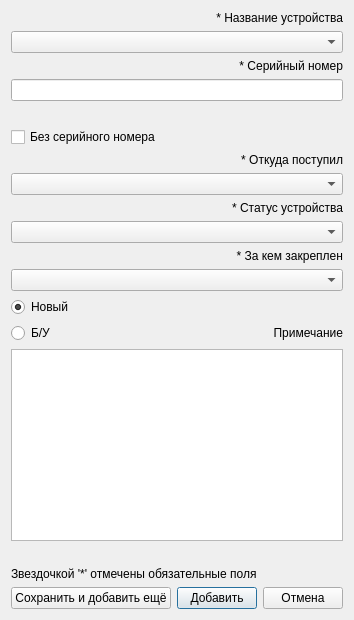
<?xml version="1.0" encoding="UTF-8"?>
<ui version="4.0">
 <class>addwirelescan</class>
 <widget class="QDialog" name="addwirelescan">
  <property name="windowModality">
   <enum>Qt::ApplicationModal</enum>
  </property>
  <property name="geometry">
   <rect>
    <x>0</x>
    <y>0</y>
    <width>338</width>
    <height>529</height>
   </rect>
  </property>
  <property name="windowTitle">
   <string>Dialog</string>
  </property>
  <layout class="QGridLayout" name="gridLayout">
   <property name="sizeConstraint">
    <enum>QLayout::SetFixedSize</enum>
   </property>
   <item row="9" column="0" colspan="3">
    <widget class="QComboBox" name="addWhereFrom"/>
   </item>
   <item row="1" column="0" colspan="3">
    <widget class="QComboBox" name="addNameDevice">
     <property name="editable">
      <bool>false</bool>
     </property>
    </widget>
   </item>
   <item row="12" column="0" colspan="3">
    <widget class="QLabel" name="labelReciever">
     <property name="text">
      <string>* За кем закреплен</string>
     </property>
     <property name="alignment">
      <set>Qt::AlignRight|Qt::AlignTrailing|Qt::AlignVCenter</set>
     </property>
    </widget>
   </item>
   <item row="17" column="0" colspan="3">
    <widget class="QLabel" name="leftSymbols">
     <property name="text">
      <string/>
     </property>
    </widget>
   </item>
   <item row="3" column="0" colspan="3">
    <widget class="QLabel" name="labelSerial">
     <property name="text">
      <string>* Серийный номер</string>
     </property>
     <property name="alignment">
      <set>Qt::AlignRight|Qt::AlignTrailing|Qt::AlignVCenter</set>
     </property>
    </widget>
   </item>
   <item row="13" column="0" colspan="3">
    <widget class="QComboBox" name="addCoworker"/>
   </item>
   <item row="18" column="0" colspan="3">
    <widget class="QLabel" name="labelNote2">
     <property name="text">
      <string>Звездочкой '*' отмечены обязательные поля</string>
     </property>
    </widget>
   </item>
   <item row="8" column="0" colspan="3">
    <widget class="QLabel" name="labelSubdivision">
     <property name="text">
      <string>* Откуда поступил</string>
     </property>
     <property name="alignment">
      <set>Qt::AlignRight|Qt::AlignTrailing|Qt::AlignVCenter</set>
     </property>
    </widget>
   </item>
   <item row="15" column="2">
    <widget class="QLabel" name="labelNote">
     <property name="text">
      <string>Примечание</string>
     </property>
     <property name="alignment">
      <set>Qt::AlignRight|Qt::AlignTrailing|Qt::AlignVCenter</set>
     </property>
    </widget>
   </item>
   <item row="19" column="1">
    <widget class="QPushButton" name="pushButtonSave">
     <property name="text">
      <string>Добавить</string>
     </property>
    </widget>
   </item>
   <item row="4" column="0" colspan="3">
    <widget class="QLineEdit" name="addSerial"/>
   </item>
   <item row="10" column="0" colspan="3">
    <widget class="QLabel" name="labelStatus">
     <property name="text">
      <string>* Статус устройства</string>
     </property>
     <property name="alignment">
      <set>Qt::AlignRight|Qt::AlignTrailing|Qt::AlignVCenter</set>
     </property>
    </widget>
   </item>
   <item row="16" column="0" colspan="3">
    <widget class="QTextEdit" name="addNoteDevice"/>
   </item>
   <item row="19" column="2">
    <widget class="QPushButton" name="pushButtonCancel">
     <property name="text">
      <string>Отмена</string>
     </property>
    </widget>
   </item>
   <item row="0" column="0" colspan="3">
    <widget class="QLabel" name="labelName">
     <property name="text">
      <string>* Название устройства</string>
     </property>
     <property name="alignment">
      <set>Qt::AlignRight|Qt::AlignTrailing|Qt::AlignVCenter</set>
     </property>
    </widget>
   </item>
   <item row="11" column="0" colspan="3">
    <widget class="QComboBox" name="addStatus"/>
   </item>
   <item row="19" column="0">
    <widget class="QPushButton" name="pushAddAndContinue">
     <property name="text">
      <string>Сохранить и добавить ещё</string>
     </property>
    </widget>
   </item>
   <item row="7" column="0">
    <widget class="QCheckBox" name="addNoSerial">
     <property name="baseSize">
      <size>
       <width>0</width>
       <height>0</height>
      </size>
     </property>
     <property name="text">
      <string>Без серийного номера</string>
     </property>
    </widget>
   </item>
   <item row="6" column="0" colspan="3">
    <widget class="QLabel" name="leftSymbolsSerial">
     <property name="text">
      <string/>
     </property>
    </widget>
   </item>
   <item row="14" column="0">
    <widget class="QRadioButton" name="radioButtonNew">
     <property name="text">
      <string>Новый</string>
     </property>
     <property name="checked">
      <bool>true</bool>
     </property>
    </widget>
   </item>
   <item row="15" column="0">
    <widget class="QRadioButton" name="radioButtonOld">
     <property name="text">
      <string>Б/У</string>
     </property>
    </widget>
   </item>
  </layout>
  <zorder>addSerial</zorder>
  <zorder>addCoworker</zorder>
  <zorder>addStatus</zorder>
  <zorder>addNoteDevice</zorder>
  <zorder>labelSerial</zorder>
  <zorder>labelSubdivision</zorder>
  <zorder>labelReciever</zorder>
  <zorder>labelStatus</zorder>
  <zorder>addWhereFrom</zorder>
  <zorder>labelNote</zorder>
  <zorder>pushAddAndContinue</zorder>
  <zorder>labelNote2</zorder>
  <zorder>radioButtonNew</zorder>
  <zorder>radioButtonOld</zorder>
  <zorder>pushButtonSave</zorder>
  <zorder>pushButtonCancel</zorder>
  <zorder>leftSymbols</zorder>
  <zorder>leftSymbolsSerial</zorder>
  <zorder>labelName</zorder>
  <zorder>addNameDevice</zorder>
  <zorder>addNoSerial</zorder>
 </widget>
 <resources/>
 <connections/>
</ui>
